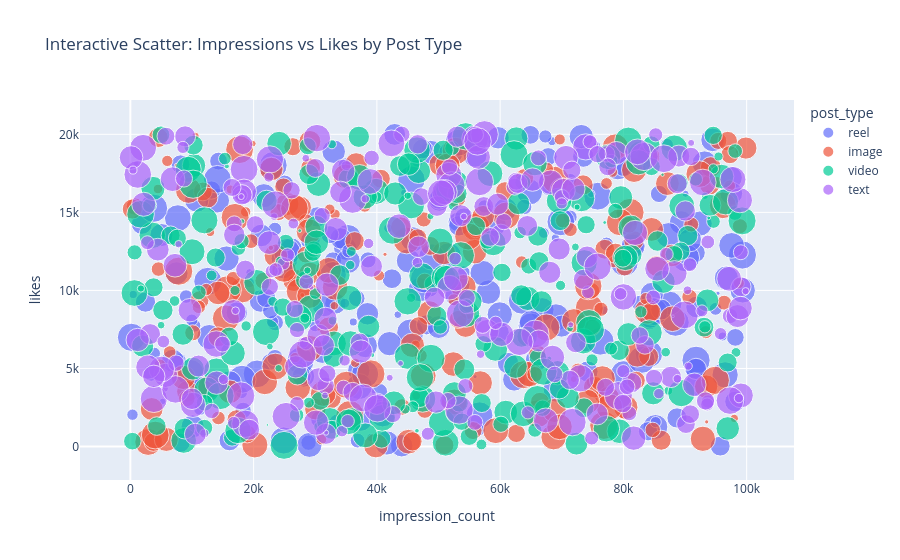

The notebook cell saved with this chart:
### Code cell
plot_df = df.dropna(subset=['comments']).sample(n=1000, random_state=42)

fig = px.scatter(
    plot_df,
    x='impression_count',
    y='likes',
    color='post_type',
    size='comments',
    hover_data=['country', 'post_category'],
    title='Interactive Scatter: Impressions vs Likes by Post Type'
)
fig.show()

### Figure 1 — Plotly figure (JSON) as saved in the notebook; plotly's stock layout.template omitted (floating-point values rounded to 4 significant figures; data arrays with more than 128 entries replaced by an {"elided": "..."} marker saying what was removed)
{"data": [{"customdata": {"elided": "243x2 str values"}, "hovertemplate": "post_type=reel<br>impression_count=%{x}<br>likes=%{y}<br>comments=%{marker.size}<br>country=%{customdata[0]}<br>post_category=%{customdata[1]}<extra></extra>", "legendgroup": "reel", "marker": {"color": "#636efa", "size": {"elided": "243 float values"}, "sizemode": "area", "sizeref": 7.49, "symbol": "circle"}, "mode": "markers", "name": "reel", "orientation": "v", "showlegend": true, "type": "scatter", "x": {"elided": "243 int values"}, "xaxis": "x", "y": {"elided": "243 float values"}, "yaxis": "y"}, {"customdata": {"elided": "229x2 str values"}, "hovertemplate": "post_type=image<br>impression_count=%{x}<br>likes=%{y}<br>comments=%{marker.size}<br>country=%{customdata[0]}<br>post_category=%{customdata[1]}<extra></extra>", "legendgroup": "image", "marker": {"color": "#EF553B", "size": {"elided": "229 float values"}, "sizemode": "area", "sizeref": 7.49, "symbol": "circle"}, "mode": "markers", "name": "image", "orientation": "v", "showlegend": true, "type": "scatter", "x": {"elided": "229 int values"}, "xaxis": "x", "y": {"elided": "229 float values"}, "yaxis": "y"}, {"customdata": {"elided": "263x2 str values"}, "hovertemplate": "post_type=video<br>impression_count=%{x}<br>likes=%{y}<br>comments=%{marker.size}<br>country=%{customdata[0]}<br>post_category=%{customdata[1]}<extra></extra>", "legendgroup": "video", "marker": {"color": "#00cc96", "size": {"elided": "263 float values"}, "sizemode": "area", "sizeref": 7.49, "symbol": "circle"}, "mode": "markers", "name": "video", "orientation": "v", "showlegend": true, "type": "scatter", "x": {"elided": "263 int values"}, "xaxis": "x", "y": {"elided": "263 float values"}, "yaxis": "y"}, {"customdata": {"elided": "265x2 str values"}, "hovertemplate": "post_type=text<br>impression_count=%{x}<br>likes=%{y}<br>comments=%{marker.size}<br>country=%{customdata[0]}<br>post_category=%{customdata[1]}<extra></extra>", "legendgroup": "text", "marker": {"color": "#ab63fa", "size": {"elided": "265 float values"}, "sizemode": "area", "sizeref": 7.49, "symbol": "circle"}, "mode": "markers", "name": "text", "orientation": "v", "showlegend": true, "type": "scatter", "x": {"elided": "265 int values"}, "xaxis": "x", "y": {"elided": "265 float values"}, "yaxis": "y"}], "layout": {"legend": {"itemsizing": "constant", "title": {"text": "post_type"}, "tracegroupgap": 0}, "title": {"text": "Interactive Scatter: Impressions vs Likes by Post Type"}, "xaxis": {"anchor": "y", "domain": [0, 1], "title": {"text": "impression_count"}}, "yaxis": {"anchor": "x", "domain": [0, 1], "title": {"text": "likes"}}}}
